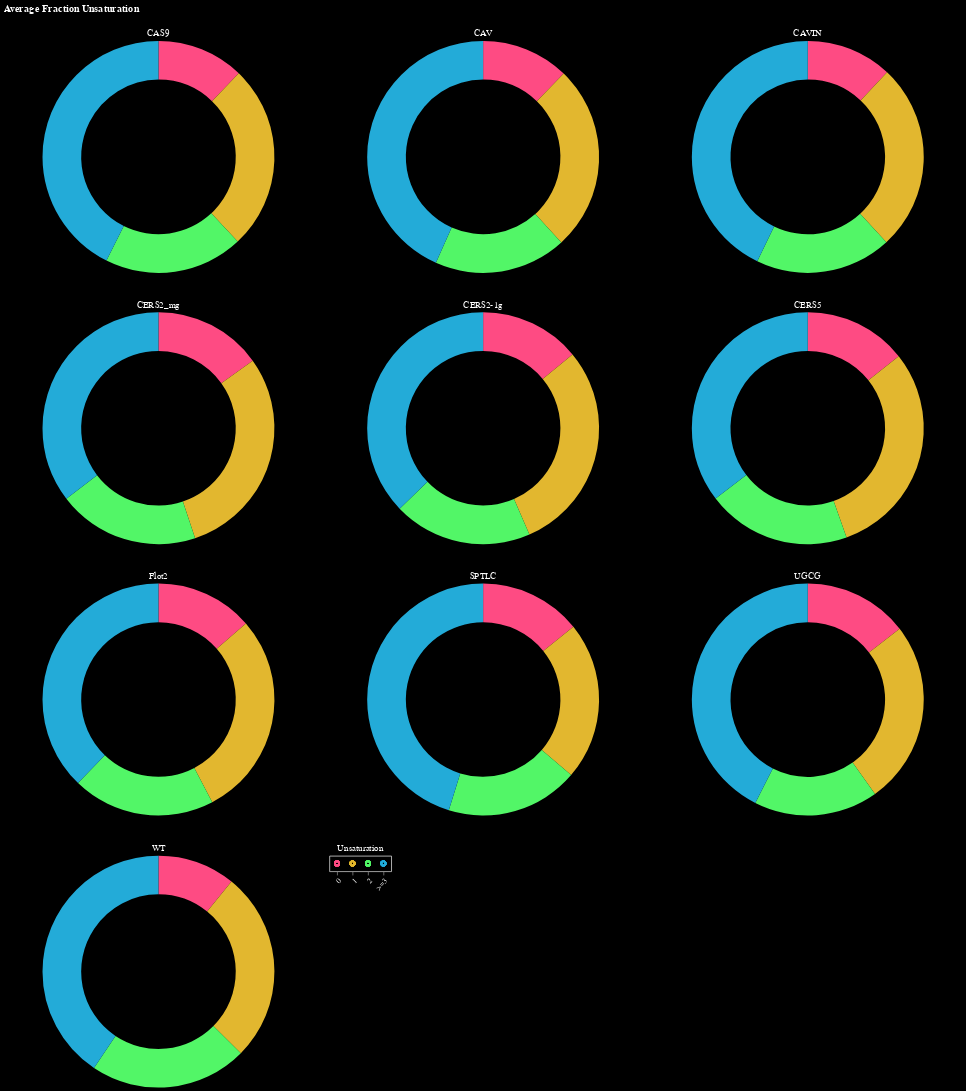

This figure's notebook cell:
### Markdown cell above
# Donut Chart, Grouped Unsaturation

### Code cell
chart_list = []

# create selection tool
click = alt.selection_point(fields=['Unsaturation'])

# create head group legend
unsat = alt.Chart(u2_long).mark_point().encode(
    x=alt.X('Unsaturation:O').axis(labelAngle=-45),
    color=alt.condition(click, 'Unsaturation', alt.value('lightgray')),
    ).add_params(click).properties(title={'text':[], 'subtitle':'Unsaturation', 'subtitleColor':'white'})

for ptn in u2_long['Mutation'].unique():
    source = u2_long[u2_long['Mutation'] == ptn]
    
    donut = alt.Chart(source).mark_arc(innerRadius=100).encode(
        theta='mean(Fraction):Q',
        color=alt.condition(click, 'Unsaturation:O', alt.value('lightgray'), scale=alt.Scale(scheme='rainbow'), legend=None),
        opacity = alt.condition(click, alt.value(1), alt.value(0.1)),
        tooltip=['Unsaturation', 'mean(Fraction)']
    ).add_params(click).properties(
        width=400,
        title={'text':[], 'subtitle':ptn, 'subtitleColor':'white'}
    )
    
    chart_list.append(donut)
    
d2 = alt.hconcat(*chart_list[:3]) & alt.hconcat(*chart_list[3:6]) & alt.hconcat(*chart_list[6:9]) & (chart_list[9] | unsat)
d2 = d2.properties(title=alt.Title('Average Fraction Unsaturation', color='white')).configure(background='black').configure_axis(labelColor='white')
d2

### Figure 1 — Vega-Lite specification as saved in the notebook (floating-point values rounded to 4 significant figures; data arrays with more than 128 entries replaced by an {"elided": "..."} marker saying what was removed)
{"config": {"view": {"continuousWidth": 300, "continuousHeight": 300}, "axis": {"labelColor": "white"}, "background": "black"}, "vconcat": [{"hconcat": [{"data": {"name": "data-69dd9957bc513578219ad857880f72f6"}, "mark": {"type": "arc", "innerRadius": 100}, "encoding": {"color": {"condition": {"param": "param_4", "field": "Unsaturation", "type": "ordinal", "scale": {"scheme": "rainbow"}, "legend": null}, "value": "lightgray"}, "opacity": {"condition": {"param": "param_4", "value": 1}, "value": 0.1}, "theta": {"aggregate": "mean", "field": "Fraction", "type": "quantitative"}, "tooltip": [{"field": "Unsaturation", "type": "nominal"}, {"aggregate": "mean", "field": "Fraction", "type": "quantitative"}]}, "name": "view_14", "title": {"text": [], "subtitle": "CAS9", "subtitleColor": "white"}, "width": 400}, {"data": {"name": "data-93176c73cd29d4ced21585b6a3fbe2ff"}, "mark": {"type": "arc", "innerRadius": 100}, "encoding": {"color": {"condition": {"param": "param_4", "field": "Unsaturation", "type": "ordinal", "scale": {"scheme": "rainbow"}, "legend": null}, "value": "lightgray"}, "opacity": {"condition": {"param": "param_4", "value": 1}, "value": 0.1}, "theta": {"aggregate": "mean", "field": "Fraction", "type": "quantitative"}, "tooltip": [{"field": "Unsaturation", "type": "nominal"}, {"aggregate": "mean", "field": "Fraction", "type": "quantitative"}]}, "name": "view_15", "title": {"text": [], "subtitle": "CAV", "subtitleColor": "white"}, "width": 400}, {"data": {"name": "data-f55b2ddfe12bad150e4fc3393cd7b01e"}, "mark": {"type": "arc", "innerRadius": 100}, "encoding": {"color": {"condition": {"param": "param_4", "field": "Unsaturation", "type": "ordinal", "scale": {"scheme": "rainbow"}, "legend": null}, "value": "lightgray"}, "opacity": {"condition": {"param": "param_4", "value": 1}, "value": 0.1}, "theta": {"aggregate": "mean", "field": "Fraction", "type": "quantitative"}, "tooltip": [{"field": "Unsaturation", "type": "nominal"}, {"aggregate": "mean", "field": "Fraction", "type": "quantitative"}]}, "name": "view_16", "title": {"text": [], "subtitle": "CAVIN", "subtitleColor": "white"}, "width": 400}]}, {"hconcat": [{"data": {"name": "data-97155cf57092618f3dae62e90810ec76"}, "mark": {"type": "arc", "innerRadius": 100}, "encoding": {"color": {"condition": {"param": "param_4", "field": "Unsaturation", "type": "ordinal", "scale": {"scheme": "rainbow"}, "legend": null}, "value": "lightgray"}, "opacity": {"condition": {"param": "param_4", "value": 1}, "value": 0.1}, "theta": {"aggregate": "mean", "field": "Fraction", "type": "quantitative"}, "tooltip": [{"field": "Unsaturation", "type": "nominal"}, {"aggregate": "mean", "field": "Fraction", "type": "quantitative"}]}, "name": "view_17", "title": {"text": [], "subtitle": "CERS2_mg", "subtitleColor": "white"}, "width": 400}, {"data": {"name": "data-365c54e7e00a22b23cfa0b538b507585"}, "mark": {"type": "arc", "innerRadius": 100}, "encoding": {"color": {"condition": {"param": "param_4", "field": "Unsaturation", "type": "ordinal", "scale": {"scheme": "rainbow"}, "legend": null}, "value": "lightgray"}, "opacity": {"condition": {"param": "param_4", "value": 1}, "value": 0.1}, "theta": {"aggregate": "mean", "field": "Fraction", "type": "quantitative"}, "tooltip": [{"field": "Unsaturation", "type": "nominal"}, {"aggregate": "mean", "field": "Fraction", "type": "quantitative"}]}, "name": "view_18", "title": {"text": [], "subtitle": "CERS2-1g", "subtitleColor": "white"}, "width": 400}, {"data": {"name": "data-ed24d3cfad9f4ba02106f53008900db6"}, "mark": {"type": "arc", "innerRadius": 100}, "encoding": {"color": {"condition": {"param": "param_4", "field": "Unsaturation", "type": "ordinal", "scale": {"scheme": "rainbow"}, "legend": null}, "value": "lightgray"}, "opacity": {"condition": {"param": "param_4", "value": 1}, "value": 0.1}, "theta": {"aggregate": "mean", "field": "Fraction", "type": "quantitative"}, "tooltip": [{"field": "Unsaturation", "type": "nominal"}, {"aggregate": "mean", "field": "Fraction", "type": "quantitative"}]}, "name": "view_19", "title": {"text": [], "subtitle": "CERS5", "subtitleColor": "white"}, "width": 400}]}, {"hconcat": [{"data": {"name": "data-d705fef6f7264af377511a14471358e4"}, "mark": {"type": "arc", "innerRadius": 100}, "encoding": {"color": {"condition": {"param": "param_4", "field": "Unsaturation", "type": "ordinal", "scale": {"scheme": "rainbow"}, "legend": null}, "value": "lightgray"}, "opacity": {"condition": {"param": "param_4", "value": 1}, "value": 0.1}, "theta": {"aggregate": "mean", "field": "Fraction", "type": "quantitative"}, "tooltip": [{"field": "Unsaturation", "type": "nominal"}, {"aggregate": "mean", "field": "Fraction", "type": "quantitative"}]}, "name": "view_20", "title": {"text": [], "subtitle": "Flot2", "subtitleColor": "white"}, "width": 400}, {"data": {"name": "data-cad12308e7792c16ca1ca62ccdbdec08"}, "mark": {"type": "arc", "innerRadius": 100}, "encoding": {"color": {"condition": {"param": "param_4", "field": "Unsaturation", "type": "ordinal", "scale": {"scheme": "rainbow"}, "legend": null}, "value": "lightgray"}, "opacity": {"condition": {"param": "param_4", "value": 1}, "value": 0.1}, "theta": {"aggregate": "mean", "field": "Fraction", "type": "quantitative"}, "tooltip": [{"field": "Unsaturation", "type": "nominal"}, {"aggregate": "mean", "field": "Fraction", "type": "quantitative"}]}, "name": "view_21", "title": {"text": [], "subtitle": "SPTLC", "subtitleColor": "white"}, "width": 400}, {"data": {"name": "data-cece20dddf9d16e1029b81a0d0ea4bf0"}, "mark": {"type": "arc", "innerRadius": 100}, "encoding": {"color": {"condition": {"param": "param_4", "field": "Unsaturation", "type": "ordinal", "scale": {"scheme": "rainbow"}, "legend": null}, "value": "lightgray"}, "opacity": {"condition": {"param": "param_4", "value": 1}, "value": 0.1}, "theta": {"aggregate": "mean", "field": "Fraction", "type": "quantitative"}, "tooltip": [{"field": "Unsaturation", "type": "nominal"}, {"aggregate": "mean", "field": "Fraction", "type": "quantitative"}]}, "name": "view_22", "title": {"text": [], "subtitle": "UGCG", "subtitleColor": "white"}, "width": 400}]}, {"hconcat": [{"data": {"name": "data-5ecc8f99904d5a3823d09a99ae00b10e"}, "mark": {"type": "arc", "innerRadius": 100}, "encoding": {"color": {"condition": {"param": "param_4", "field": "Unsaturation", "type": "ordinal", "scale": {"scheme": "rainbow"}, "legend": null}, "value": "lightgray"}, "opacity": {"condition": {"param": "param_4", "value": 1}, "value": 0.1}, "theta": {"aggregate": "mean", "field": "Fraction", "type": "quantitative"}, "tooltip": [{"field": "Unsaturation", "type": "nominal"}, {"aggregate": "mean", "field": "Fraction", "type": "quantitative"}]}, "name": "view_23", "title": {"text": [], "subtitle": "WT", "subtitleColor": "white"}, "width": 400}, {"data": {"name": "data-56a835416b3ee1cf9c2fb902708e8a99"}, "mark": {"type": "point"}, "encoding": {"color": {"condition": {"param": "param_4", "field": "Unsaturation"}, "value": "lightgray"}, "x": {"axis": {"labelAngle": -45}, "field": "Unsaturation", "type": "ordinal"}}, "name": "view_24", "title": {"text": [], "subtitle": "Unsaturation", "subtitleColor": "white"}}]}], "params": [{"name": "param_4", "select": {"type": "point", "fields": ["Unsaturation"]}, "views": ["view_14", "view_15", "view_16", "view_17", "view_18", "view_19", "view_20", "view_21", "view_22", "view_23", "view_24"]}], "title": {"text": "Average Fraction Unsaturation", "color": "white"}, "$schema": "https://vega.github.io/schema/vega-lite/v5.8.0.json", "datasets": {"data-69dd9957bc513578219ad857880f72f6": [{"Mutation": "CAS9", "Unsaturation": "0", "Fraction": 0.1142}, {"Mutation": "CAS9", "Unsaturation": "0", "Fraction": 0.1287}, {"Mutation": "CAS9", "Unsaturation": "0", "Fraction": 0.119}, {"Mutation": "CAS9", "Unsaturation": "0", "Fraction": 0.1251}, {"Mutation": "CAS9", "Unsaturation": "1", "Fraction": 0.2593}, {"Mutation": "CAS9", "Unsaturation": "1", "Fraction": 0.2576}, {"Mutation": "CAS9", "Unsaturation": "1", "Fraction": 0.262}, {"Mutation": "CAS9", "Unsaturation": "1", "Fraction": 0.255}, {"Mutation": "CAS9", "Unsaturation": "2", "Fraction": 0.1914}, {"Mutation": "CAS9", "Unsaturation": "2", "Fraction": 0.1925}, {"Mutation": "CAS9", "Unsaturation": "2", "Fraction": 0.196}, {"Mutation": "CAS9", "Unsaturation": "2", "Fraction": 0.1952}, {"Mutation": "CAS9", "Unsaturation": ">=3", "Fraction": 0.435}, {"Mutation": "CAS9", "Unsaturation": ">=3", "Fraction": 0.4212}, {"Mutation": "CAS9", "Unsaturation": ">=3", "Fraction": 0.423}, {"Mutation": "CAS9", "Unsaturation": ">=3", "Fraction": 0.4247}], "data-93176c73cd29d4ced21585b6a3fbe2ff": [{"Mutation": "CAV", "Unsaturation": "0", "Fraction": 0.1196}, {"Mutation": "CAV", "Unsaturation": "0", "Fraction": 0.1148}, {"Mutation": "CAV", "Unsaturation": "0", "Fraction": 0.1371}, {"Mutation": "CAV", "Unsaturation": "0", "Fraction": 0.1176}, {"Mutation": "CAV", "Unsaturation": "1", "Fraction": 0.2672}, {"Mutation": "CAV", "Unsaturation": "1", "Fraction": 0.2525}, {"Mutation": "CAV", "Unsaturation": "1", "Fraction": 0.2598}, {"Mutation": "CAV", "Unsaturation": "1", "Fraction": 0.26}, {"Mutation": "CAV", "Unsaturation": "2", "Fraction": 0.1706}, {"Mutation": "CAV", "Unsaturation": "2", "Fraction": 0.1814}, {"Mutation": "CAV", "Unsaturation": "2", "Fraction": 0.1939}, {"Mutation": "CAV", "Unsaturation": "2", "Fraction": 0.1924}, {"Mutation": "CAV", "Unsaturation": ">=3", "Fraction": 0.4425}, {"Mutation": "CAV", "Unsaturation": ">=3", "Fraction": 0.4512}, {"Mutation": "CAV", "Unsaturation": ">=3", "Fraction": 0.4092}, {"Mutation": "CAV", "Unsaturation": ">=3", "Fraction": 0.43}], "data-f55b2ddfe12bad150e4fc3393cd7b01e": [{"Mutation": "CAVIN", "Unsaturation": "0", "Fraction": 0.1251}, {"Mutation": "CAVIN", "Unsaturation": "0", "Fraction": 0.1175}, {"Mutation": "CAVIN", "Unsaturation": "0", "Fraction": 0.1188}, {"Mutation": "CAVIN", "Unsaturation": "0", "Fraction": 0.1178}, {"Mutation": "CAVIN", "Unsaturation": "1", "Fraction": 0.2691}, {"Mutation": "CAVIN", "Unsaturation": "1", "Fraction": 0.2654}, {"Mutation": "CAVIN", "Unsaturation": "1", "Fraction": 0.2531}, {"Mutation": "CAVIN", "Unsaturation": "1", "Fraction": 0.2592}, {"Mutation": "CAVIN", "Unsaturation": "2", "Fraction": 0.1984}, {"Mutation": "CAVIN", "Unsaturation": "2", "Fraction": 0.198}, {"Mutation": "CAVIN", "Unsaturation": "2", "Fraction": 0.185}, {"Mutation": "CAVIN", "Unsaturation": "2", "Fraction": 0.1795}, {"Mutation": "CAVIN", "Unsaturation": ">=3", "Fraction": 0.4074}, {"Mutation": "CAVIN", "Unsaturation": ">=3", "Fraction": 0.4191}, {"Mutation": "CAVIN", "Unsaturation": ">=3", "Fraction": 0.4431}, {"Mutation": "CAVIN", "Unsaturation": ">=3", "Fraction": 0.4435}], "data-97155cf57092618f3dae62e90810ec76": [{"Mutation": "CERS2_mg", "Unsaturation": "0", "Fraction": 0.1364}, {"Mutation": "CERS2_mg", "Unsaturation": "0", "Fraction": 0.1548}, {"Mutation": "CERS2_mg", "Unsaturation": "0", "Fraction": 0.1581}, {"Mutation": "CERS2_mg", "Unsaturation": "0", "Fraction": 0.1551}, {"Mutation": "CERS2_mg", "Unsaturation": "1", "Fraction": 0.301}, {"Mutation": "CERS2_mg", "Unsaturation": "1", "Fraction": 0.2994}, {"Mutation": "CERS2_mg", "Unsaturation": "1", "Fraction": 0.2932}, {"Mutation": "CERS2_mg", "Unsaturation": "1", "Fraction": 0.2975}, {"Mutation": "CERS2_mg", "Unsaturation": "2", "Fraction": 0.1974}, {"Mutation": "CERS2_mg", "Unsaturation": "2", "Fraction": 0.1963}, {"Mutation": "CERS2_mg", "Unsaturation": "2", "Fraction": 0.1998}, {"Mutation": "CERS2_mg", "Unsaturation": "2", "Fraction": 0.1956}, {"Mutation": "CERS2_mg", "Unsaturation": ">=3", "Fraction": 0.3652}, {"Mutation": "CERS2_mg", "Unsaturation": ">=3", "Fraction": 0.3495}, {"Mutation": "CERS2_mg", "Unsaturation": ">=3", "Fraction": 0.349}, {"Mutation": "CERS2_mg", "Unsaturation": ">=3", "Fraction": 0.3518}], "data-365c54e7e00a22b23cfa0b538b507585": [{"Mutation": "CERS2-1g", "Unsaturation": "0", "Fraction": 0.1367}, {"Mutation": "CERS2-1g", "Unsaturation": "0", "Fraction": 0.1268}, {"Mutation": "CERS2-1g", "Unsaturation": "0", "Fraction": 0.1475}, {"Mutation": "CERS2-1g", "Unsaturation": "0", "Fraction": 0.1492}, {"Mutation": "CERS2-1g", "Unsaturation": "1", "Fraction": 0.2878}, {"Mutation": "CERS2-1g", "Unsaturation": "1", "Fraction": 0.2926}, {"Mutation": "CERS2-1g", "Unsaturation": "1", "Fraction": 0.299}, {"Mutation": "CERS2-1g", "Unsaturation": "1", "Fraction": 0.2988}, {"Mutation": "CERS2-1g", "Unsaturation": "2", "Fraction": 0.1876}, {"Mutation": "CERS2-1g", "Unsaturation": "2", "Fraction": 0.198}, {"Mutation": "CERS2-1g", "Unsaturation": "2", "Fraction": 0.19}, {"Mutation": "CERS2-1g", "Unsaturation": "2", "Fraction": 0.1977}, {"Mutation": "CERS2-1g", "Unsaturation": ">=3", "Fraction": 0.3879}, {"Mutation": "CERS2-1g", "Unsaturation": ">=3", "Fraction": 0.3826}, {"Mutation": "CERS2-1g", "Unsaturation": ">=3", "Fraction": 0.3635}, {"Mutation": "CERS2-1g", "Unsaturation": ">=3", "Fraction": 0.3542}], "data-ed24d3cfad9f4ba02106f53008900db6": [{"Mutation": "CERS5", "Unsaturation": "0", "Fraction": 0.1436}, {"Mutation": "CERS5", "Unsaturation": "0", "Fraction": 0.1404}, {"Mutation": "CERS5", "Unsaturation": "0", "Fraction": 0.1418}, {"Mutation": "CERS5", "Unsaturation": "0", "Fraction": 0.1481}, {"Mutation": "CERS5", "Unsaturation": "1", "Fraction": 0.3051}, {"Mutation": "CERS5", "Unsaturation": "1", "Fraction": 0.2984}, {"Mutation": "CERS5", "Unsaturation": "1", "Fraction": 0.3036}, {"Mutation": "CERS5", "Unsaturation": "1", "Fraction": 0.3019}, {"Mutation": "CERS5", "Unsaturation": "2", "Fraction": 0.1905}, {"Mutation": "CERS5", "Unsaturation": "2", "Fraction": 0.202}, {"Mutation": "CERS5", "Unsaturation": "2", "Fraction": 0.2033}, {"Mutation": "CERS5", "Unsaturation": "2", "Fraction": 0.2065}, {"Mutation": "CERS5", "Unsaturation": ">=3", "Fraction": 0.3608}, {"Mutation": "CERS5", "Unsaturation": ">=3", "Fraction": 0.3592}, {"Mutation": "CERS5", "Unsaturation": ">=3", "Fraction": 0.3513}, {"Mutation": "CERS5", "Unsaturation": ">=3", "Fraction": 0.3435}], "data-d705fef6f7264af377511a14471358e4": [{"Mutation": "Flot2", "Unsaturation": "0", "Fraction": 0.1238}, {"Mutation": "Flot2", "Unsaturation": "0", "Fraction": 0.1247}, {"Mutation": "Flot2", "Unsaturation": "0", "Fraction": 0.1492}, {"Mutation": "Flot2", "Unsaturation": "0", "Fraction": 0.1461}, {"Mutation": "Flot2", "Unsaturation": "1", "Fraction": 0.288}, {"Mutation": "Flot2", "Unsaturation": "1", "Fraction": 0.2966}, {"Mutation": "Flot2", "Unsaturation": "1", "Fraction": 0.2849}, {"Mutation": "Flot2", "Unsaturation": "1", "Fraction": 0.2795}, {"Mutation": "Flot2", "Unsaturation": "2", "Fraction": 0.2141}, {"Mutation": "Flot2", "Unsaturation": "2", "Fraction": 0.2063}, {"Mutation": "Flot2", "Unsaturation": "2", "Fraction": 0.1899}, {"Mutation": "Flot2", "Unsaturation": "2", "Fraction": 0.1848}, {"Mutation": "Flot2", "Unsaturation": ">=3", "Fraction": 0.3741}, {"Mutation": "Flot2", "Unsaturation": ">=3", "Fraction": 0.3723}, {"Mutation": "Flot2", "Unsaturation": ">=3", "Fraction": 0.3759}, {"Mutation": "Flot2", "Unsaturation": ">=3", "Fraction": 0.3895}], "data-cad12308e7792c16ca1ca62ccdbdec08": [{"Mutation": "SPTLC", "Unsaturation": "0", "Fraction": 0.1413}, {"Mutation": "SPTLC", "Unsaturation": "0", "Fraction": 0.1351}, {"Mutation": "SPTLC", "Unsaturation": "0", "Fraction": 0.1483}, {"Mutation": "SPTLC", "Unsaturation": "0", "Fraction": 0.1431}, {"Mutation": "SPTLC", "Unsaturation": "1", "Fraction": 0.2198}, {"Mutation": "SPTLC", "Unsaturation": "1", "Fraction": 0.2163}, {"Mutation": "SPTLC", "Unsaturation": "1", "Fraction": 0.2223}, {"Mutation": "SPTLC", "Unsaturation": "1", "Fraction": 0.2253}, {"Mutation": "SPTLC", "Unsaturation": "2", "Fraction": 0.1808}, {"Mutation": "SPTLC", "Unsaturation": "2", "Fraction": 0.1907}, {"Mutation": "SPTLC", "Unsaturation": "2", "Fraction": 0.1886}, {"Mutation": "SPTLC", "Unsaturation": "2", "Fraction": 0.1797}, {"Mutation": "SPTLC", "Unsaturation": ">=3", "Fraction": 0.458}, {"Mutation": "SPTLC", "Unsaturation": ">=3", "Fraction": 0.4579}, {"Mutation": "SPTLC", "Unsaturation": ">=3", "Fraction": 0.4408}, {"Mutation": "SPTLC", "Unsaturation": ">=3", "Fraction": 0.4519}], "data-cece20dddf9d16e1029b81a0d0ea4bf0": [{"Mutation": "UGCG", "Unsaturation": "0", "Fraction": 0.1384}, {"Mutation": "UGCG", "Unsaturation": "0", "Fraction": 0.1434}, {"Mutation": "UGCG", "Unsaturation": "0", "Fraction": 0.1506}, {"Mutation": "UGCG", "Unsaturation": "0", "Fraction": 0.1496}, {"Mutation": "UGCG", "Unsaturation": "1", "Fraction": 0.2661}, {"Mutation": "UGCG", "Unsaturation": "1", "Fraction": 0.264}, {"Mutation": "UGCG", "Unsaturation": "1", "Fraction": 0.2428}, {"Mutation": "UGCG", "Unsaturation": "1", "Fraction": 0.2513}, {"Mutation": "UGCG", "Unsaturation": "2", "Fraction": 0.1875}, {"Mutation": "UGCG", "Unsaturation": "2", "Fraction": 0.1666}, {"Mutation": "UGCG", "Unsaturation": "2", "Fraction": 0.1719}, {"Mutation": "UGCG", "Unsaturation": "2", "Fraction": 0.1667}, {"Mutation": "UGCG", "Unsaturation": ">=3", "Fraction": 0.408}, {"Mutation": "UGCG", "Unsaturation": ">=3", "Fraction": 0.426}, {"Mutation": "UGCG", "Unsaturation": ">=3", "Fraction": 0.4346}, {"Mutation": "UGCG", "Unsaturation": ">=3", "Fraction": 0.4324}], "data-5ecc8f99904d5a3823d09a99ae00b10e": [{"Mutation": "WT", "Unsaturation": "0", "Fraction": 0.1108}, {"Mutation": "WT", "Unsaturation": "0", "Fraction": 0.1098}, {"Mutation": "WT", "Unsaturation": "0", "Fraction": 0.1073}, {"Mutation": "WT", "Unsaturation": "0", "Fraction": 0.1058}, {"Mutation": "WT", "Unsaturation": "1", "Fraction": 0.271}, {"Mutation": "WT", "Unsaturation": "1", "Fraction": 0.2527}, {"Mutation": "WT", "Unsaturation": "1", "Fraction": 0.2646}, {"Mutation": "WT", "Unsaturation": "1", "Fraction": 0.2751}, {"Mutation": "WT", "Unsaturation": "2", "Fraction": 0.2184}, {"Mutation": "WT", "Unsaturation": "2", "Fraction": 0.2255}, {"Mutation": "WT", "Unsaturation": "2", "Fraction": 0.2172}, {"Mutation": "WT", "Unsaturation": "2", "Fraction": 0.2173}, {"Mutation": "WT", "Unsaturation": ">=3", "Fraction": 0.3998}, {"Mutation": "WT", "Unsaturation": ">=3", "Fraction": 0.4121}, {"Mutation": "WT", "Unsaturation": ">=3", "Fraction": 0.4109}, {"Mutation": "WT", "Unsaturation": ">=3", "Fraction": 0.4019}], "data-56a835416b3ee1cf9c2fb902708e8a99": {"elided": "160 records"}}}
